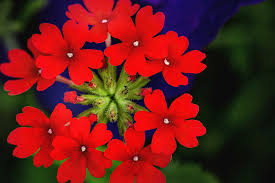
#> input picture 1.jpg, 275 x 183 px
$ jupyter execute --allow-errors Untitled.ipynb
#> lines starting #> are read from the running program, lines starting #| are printed output that depends on the picture
[cell 1]
import cv2


red_flower = cv2.imread('1.jpg')
#> red_flower is the input picture: shape (183, 275, 3); mean B, G, R 24.8, 28.8, 109.9
yellow_flower = cv2.imread('2.jpg')
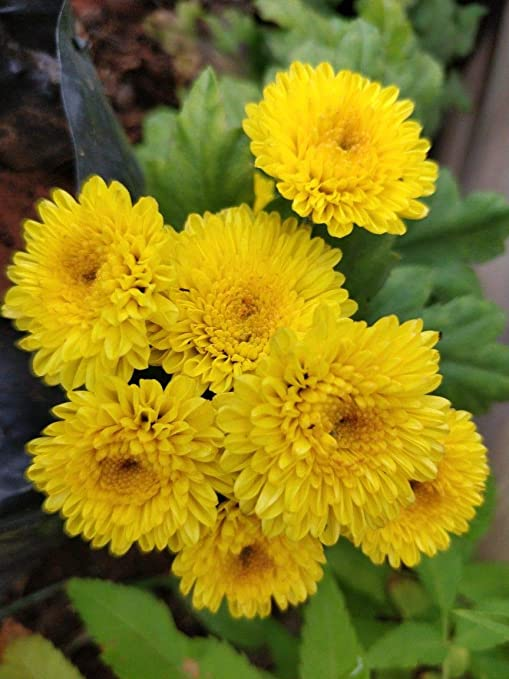
#> input picture 2.jpg, 509 x 679 px
#> yellow_flower is the input picture: shape (679, 509, 3); mean B, G, R 28.1, 124.1, 134.8
yellow_bird = cv2.imread('3.jpg')
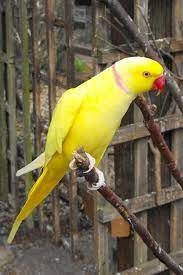
#> input picture 3.jpg, 183 x 275 px
#> yellow_bird is the input picture: shape (275, 183, 3); mean B, G, R 71.9, 103.7, 113.6
pink_flower=cv2.imread('4.jpg')
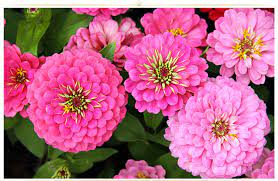
#> input picture 4.jpg, 278 x 181 px
#> pink_flower is the input picture: shape (181, 278, 3); mean B, G, R 135.7, 106, 184.1
white_flower=cv2.imread('5.jpg')
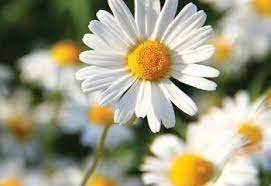
#> input picture 5.jpg, 271 x 186 px
#> white_flower is the input picture: shape (186, 271, 3); mean B, G, R 129.6, 156.2, 159.5

print(type(red_flower))
#| <class 'numpy.ndarray'>
# print(src1)

[cell 2]
import numpy as np

red_flower = red_flower.tolist()
#> red_flower = 183 items
yellow_flower = yellow_flower.tolist()
#> yellow_flower = 679 items
yellow_bird = yellow_bird.tolist() # nested lists with same data, indices
#> yellow_bird = 275 items
pink_flower=pink_flower.tolist()
#> pink_flower = 181 items
white_flower=white_flower.tolist()
#> white_flower = 186 items

[cell 3]
import json
data = {"red_flower":red_flower, "yellow_flower":yellow_flower, "yellow_bird":yellow_bird,'pink_flower':pink_flower,'white_flower':white_flower}

a_file = open("data.json", "w")
a_file = json.dump(data, a_file)


a_file = open("data.json", "r")
a_dictionary = json.load(a_file)

#> (a cell that did not finish here is left out)

[cell 5]
import numpy as np

#> (the rest of this cell did not finish here and is left out)

[cell 6]
import cv2


cv2.imwrite('red_flower.jpg',red_flower)
cv2.imwrite('yellow_flower.jpg',yellow_flower)
cv2.imwrite('yellow_bird.jpg',yellow_bird)
cv2.imwrite('pink_flower.jpg',pink_flower)
cv2.imwrite('white_flower.jpg',white_flower)
#> Out = True
#cv2.imwrite('yellow b',bird)
#cv2.waitkey(0)
#cv2.destroyAllWindows(0)
